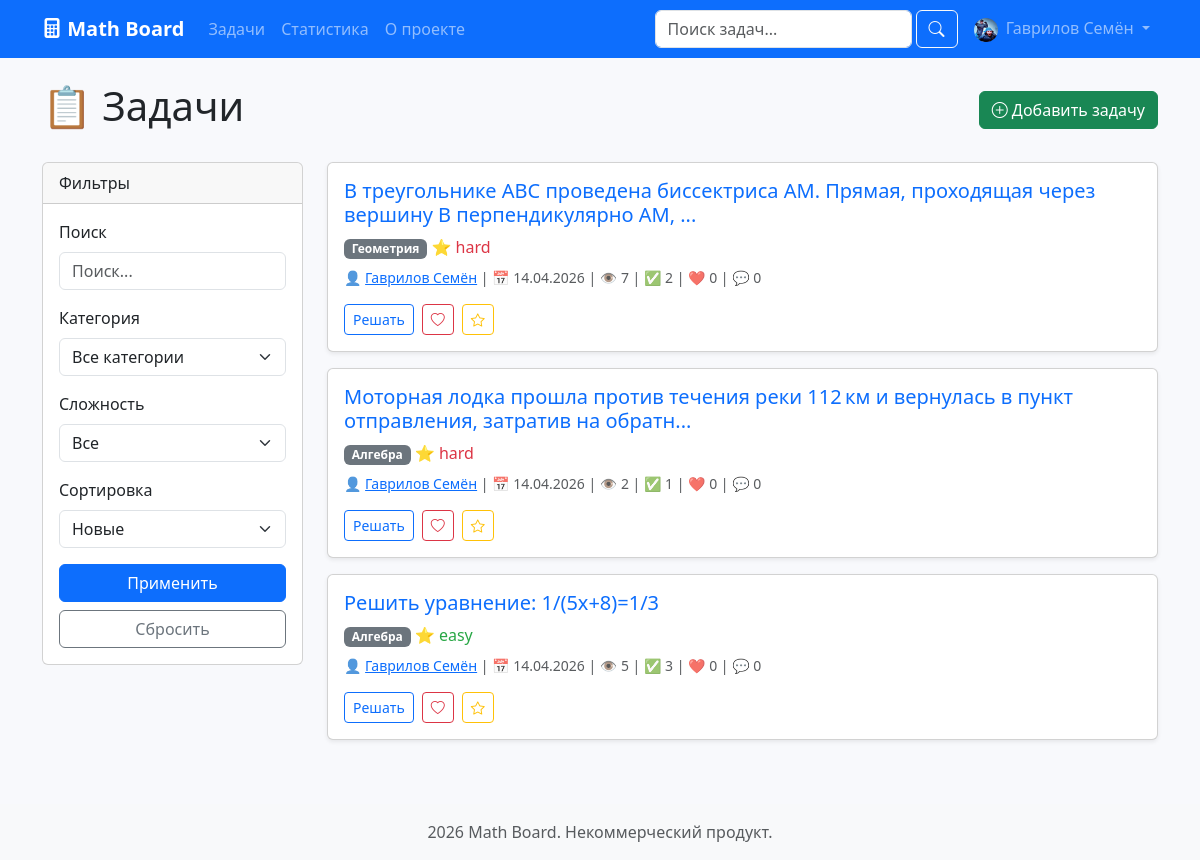
Page /index (signed in) on the committed database.
### app/models.py (models this page shows, shortened)
class User(UserMixin, db.Model):
    __tablename__ = 'users'
    id = db.Column(db.Integer, primary_key=True)
    username = db.Column(db.String(64), unique=True, nullable=False, index=True)
    name = db.Column(db.String(100), nullable=False)
    email = db.Column(db.String(120), unique=True, nullable=True)
    password_hash = db.Column(db.String(256))
    avatar = db.Column(db.String(255), nullable=True, default='default_avatar.png')
    bio = db.Column(db.Text, nullable=True)
    location = db.Column(db.String(100), nullable=True)
    website = db.Column(db.String(255), nullable=True)
    role = db.Column(db.String(20), default=USER_ROLE_USER)
    email_confirmed = db.Column(db.Boolean, default=False)
    is_active = db.Column(db.Boolean, default=True)
    tasks_solved = db.Column(db.Integer, default=0)
    tasks_created = db.Column(db.Integer, default=0)
    total_likes_received = db.Column(db.Integer, default=0)
    reputation = db.Column(db.Integer, default=0)
    created_at = db.Column(db.DateTime, default=datetime.utcnow)
    last_seen = db.Column(db.DateTime, default=datetime.utcnow)
    modified_at = db.Column(db.DateTime, default=datetime.utcnow, onupdate=datetime.utcnow)
    tasks = db.relationship('Task', backref='author', lazy='dynamic',
                           cascade='all, delete-orphan')
    comments = db.relationship('Comment', backref='author', lazy='dynamic',
                              cascade='all, delete-orphan')
    likes = db.relationship('Like', backref='user', lazy='dynamic',
                           cascade='all, delete-orphan')
    favorites = db.relationship('Favorite', backref='user', lazy='dynamic',
                               cascade='all, delete-orphan')
    action_logs = db.relationship('UserActionLog', backref='user', lazy='dynamic',
                                 cascade='all, delete-orphan')
    def get_avatar_url(self):
        if self.avatar and self.avatar != 'default_avatar.png':
            return f'/static/uploads/avatars/{self.avatar}'
        return '/static/uploads/avatars/default_avatar.png'

class Task(db.Model):
    __tablename__ = 'tasks'
    id = db.Column(db.Integer, primary_key=True)
    title = db.Column(db.Text, nullable=False)
    answer = db.Column(db.String(255), nullable=False)
    solution = db.Column(db.Text, nullable=True)
    hint = db.Column(db.Text, nullable=True)
    difficulty = db.Column(db.String(20), default=DIFFICULTY_MEDIUM)
    status = db.Column(db.String(20), default=TASK_STATUS_ACTIVE)
    filename = db.Column(db.String(255), nullable=True)
    views = db.Column(db.Integer, default=0)
    solves_count = db.Column(db.Integer, default=0)
    likes_count = db.Column(db.Integer, default=0)
    comments_count = db.Column(db.Integer, default=0)
    created_at = db.Column(db.DateTime, default=datetime.utcnow)
    updated_at = db.Column(db.DateTime, default=datetime.utcnow, onupdate=datetime.utcnow)
    user_id = db.Column(db.Integer, db.ForeignKey('users.id'), nullable=False)
    category_id = db.Column(db.Integer, db.ForeignKey('categories.id'), nullable=True)
    comments = db.relationship('Comment', backref='task', lazy='dynamic',
                              cascade='all, delete-orphan')
    likes = db.relationship('Like', backref='task', lazy='dynamic',
                           cascade='all, delete-orphan')
    favorites = db.relationship('Favorite', backref='task', lazy='dynamic',
                               cascade='all, delete-orphan')
    def is_liked_by(self, user):
        if not user or not user.is_authenticated:
            return False
        return Like.query.filter_by(user_id=user.id, task_id=self.id).first() is not None
    def is_favorited_by(self, user):
        if not user or not user.is_authenticated:
            return False
        return Favorite.query.filter_by(user_id=user.id, task_id=self.id).first() is not None

class Category(db.Model):
    __tablename__ = 'categories'
    id = db.Column(db.Integer, primary_key=True)
    name = db.Column(db.String(50), unique=True, nullable=False)
    slug = db.Column(db.String(50), unique=True, nullable=False)
    description = db.Column(db.Text, nullable=True)
    color = db.Column(db.String(7), default='#3498db')
    icon = db.Column(db.String(50), nullable=True)
    order = db.Column(db.Integer, default=0)
    tasks = db.relationship('Task', backref='category', lazy='dynamic')

### app/tasks/routes.py (the view)
@bp.route('/')
@bp.route('/index')
def index():
    page = request.args.get('page', 1, type=int)
    form = SearchForm(request.args)
    query = Task.query.filter_by(status=TASK_STATUS_ACTIVE)
    if form.q.data:
        query = query.filter(Task.title.contains(form.q.data))
    if form.category.data:
        query = query.filter_by(category_id=form.category.data)
    if form.difficulty.data:
        query = query.filter_by(difficulty=form.difficulty.data)
    sort = form.sort_by.data or 'created_at_desc'
    if sort == 'created_at_desc':
        query = query.order_by(Task.created_at.desc())
    elif sort == 'created_at_asc':
        query = query.order_by(Task.created_at.asc())
    elif sort == 'likes_desc':
        query = query.order_by(Task.likes_count.desc())
    elif sort == 'solves_desc':
        query = query.order_by(Task.solves_count.desc())
    elif sort == 'views_desc':
        query = query.order_by(Task.views.desc())
    pagination = query.paginate(page=page, per_page=current_app.config['TASKS_PER_PAGE'], error_out=False)
    tasks = pagination.items
    return render_template('index.html', title='Главная', tasks=tasks, pagination=pagination, form=form)

### app/forms.py
class SearchForm(FlaskForm):
    q = StringField('Поиск', validators=[Optional()])
    category = SelectField('Категория', coerce=lambda x: int(x) if x else None, validators=[Optional()])
    difficulty = SelectField('Сложность', choices=[('', 'Все')] + [(d[0], d[1]) for d in DIFFICULTIES])
    status = SelectField('Статус', choices=[('', 'Все')] + [(s[0], s[1]) for s in TASK_STATUSES])
    sort_by = SelectField('Сортировка', choices=[
        ('created_at_desc', 'Новые'),
        ('created_at_asc', 'Старые'),
        ('likes_desc', 'По лайкам'),
        ('solves_desc', 'По решениям'),
        ('views_desc', 'По просмотрам')
    ])
    submit = SubmitField('Применить')
    def __init__(self, *args, **kwargs):
        super().__init__(*args, **kwargs)
        self.category.choices = [('', 'Все категории')] + [(c.id, c.name) for c in Category.query.all()]

### app/templates/index.html (shortened to what this page needs)
{% extends "base.html" %}
{% block content %}
<div class="d-flex justify-content-between align-items-center mb-4">
    <h1>📋 Задачи</h1>
    <a href="{{ url_for('tasks.create_task') }}" class="btn btn-success"><i class="bi bi-plus-circle"></i> Добавить задачу</a>
</div>
<div class="row">
    <div class="col-md-3">
        <div class="card mb-4">
            <div class="card-header">Фильтры</div>
            <div class="card-body">
                <form method="get">
                    <div class="mb-3">
                        <label class="form-label">Поиск</label>
                        {{ form.q(class="form-control", placeholder="Поиск...") }}
                    </div>
                    <div class="mb-3">
                        <label class="form-label">Категория</label>
                        {{ form.category(class="form-select") }}
                    </div>
                    <div class="mb-3">
                        <label class="form-label">Сложность</label>
                        {{ form.difficulty(class="form-select") }}
                    </div>
                    <div class="mb-3">
                        <label class="form-label">Сортировка</label>
                        {{ form.sort_by(class="form-select") }}
                    </div>
                    <button type="submit" class="btn btn-primary w-100">Применить</button>
                    <a href="{{ url_for('tasks.index') }}" class="btn btn-outline-secondary w-100 mt-2">Сбросить</a>
                </form>
            </div>
        </div>
    </div>
    <div class="col-md-9">
        {% if tasks %}
            {% for task in tasks %}
                {% include 'macros/task_card.html' %}
            {% endfor %}
        {% else %}
            <div class="alert alert-info">Задач не найдено</div>
        {% endif %}
    </div>
</div>
{% endblock %}

### app/templates/base.html (shortened to what this page needs)
<!DOCTYPE html>
<html lang="ru">
<head>
    <link href="https://cdn.jsdelivr.net/npm/bootstrap@5.3.0/dist/css/bootstrap.min.css" rel="stylesheet">
    <link rel="stylesheet" href="https://cdn.jsdelivr.net/npm/bootstrap-icons@1.11.0/font/bootstrap-icons.css">
    <link rel="stylesheet" href="{{ url_for('static', filename='css/style.css') }}">
</head>
<body>
    <nav class="navbar navbar-expand-lg navbar-dark bg-primary">
        <div class="container">
            <a class="navbar-brand fw-bold" href="{{ url_for('tasks.index') }}">
                <i class="bi bi-calculator-fill"></i> Math Board
            </a>
            <div class="collapse navbar-collapse" id="navbarMain">
                <ul class="navbar-nav me-auto">
                    <li class="nav-item"><a class="nav-link" href="{{ url_for('tasks.index') }}">Задачи</a></li>
                    <li class="nav-item"><a class="nav-link" href="{{ url_for('profile.statistics') }}">Статистика</a></li>
                    <li class="nav-item"><a class="nav-link" href="{{ url_for('profile.about') }}">О проекте</a></li>
                </ul>
                <form class="d-flex me-2" action="{{ url_for('tasks.index') }}" method="get">
                    <input class="form-control me-1" type="search" name="q" placeholder="Поиск задач..." value="{{ request.args.get('q','') }}">
                    <button class="btn btn-outline-light" type="submit"><i class="bi bi-search"></i></button>
                </form>
                <ul class="navbar-nav">
                    {% if current_user.is_authenticated %}
                        <li class="nav-item dropdown">
                            <a class="nav-link dropdown-toggle" href="#" role="button" data-bs-toggle="dropdown">
                                <img src="{{ current_user.get_avatar_url() }}" alt="avatar" width="24" height="24" class="rounded-circle me-1">
                                {{ current_user.name }}
                            </a>
                        </li>
                    {% else %}
                        <li class="nav-item"><a class="nav-link" href="{{ url_for('auth.login') }}">Войти</a></li>
                        <li class="nav-item"><a class="nav-link" href="{{ url_for('auth.register') }}">Регистрация</a></li>
                    {% endif %}
                </ul>
            </div>
        </div>
    </nav>
    <main class="container mt-4">
        {% block content %}{% endblock %}
    </main>
    <footer class="mt-5 py-3 bg-light text-center">
        <div class="container">
            <span class="text-muted">2026 Math Board. Некоммерческий продукт.</span>
        </div>
    </footer>
</body>
</html>

### app/templates/macros/task_card.html
<div class="card task-card mb-3 shadow-sm">
    <div class="card-body">
        <h5 class="card-title">
            <a href="{{ url_for('tasks.task_detail', task_id=task.id) }}" class="text-decoration-none">{{ task.title[:100] }}{% if task.title|length > 100 %}...{% endif %}</a>
        </h5>
        <div class="mb-2">
            <span class="badge bg-secondary">{{ task.category.name if task.category else 'Без категории' }}</span>
            <span class="difficulty-{{ task.difficulty }}">⭐ {{ task.difficulty }}</span>
        </div>
        <p class="text-muted small">
            👤 <a href="{{ url_for('profile.view_profile', username=task.author.username) }}">{{ task.author.name }}</a> |
            📅 {{ task.created_at.strftime('%d.%m.%Y') }} |
            👁️ {{ task.views }} |
            ✅ {{ task.solves_count }} |
            ❤️ <span class="like-count">{{ task.likes_count }}</span> |
            💬 {{ task.comments_count }}
        </p>
        <div class="d-flex gap-2">
            <a href="{{ url_for('tasks.task_detail', task_id=task.id) }}" class="btn btn-sm btn-outline-primary">Решать</a>
            {% if current_user.is_authenticated %}
                <button class="btn btn-sm btn-outline-danger like-btn {% if task.is_liked_by(current_user) %}active{% endif %}" data-task-id="{{ task.id }}">
                    <i class="bi bi-heart{% if task.is_liked_by(current_user) %}-fill{% endif %}"></i>
                </button>
                <button class="btn btn-sm btn-outline-warning favorite-btn {% if task.is_favorited_by(current_user) %}active{% endif %}" data-task-id="{{ task.id }}">
                    <i class="bi bi-star{% if task.is_favorited_by(current_user) %}-fill{% endif %}"></i>
                </button>
            {% endif %}
        </div>
    </div>
</div>

### app/static/css/style.css (style rules this page uses)
body { background-color: #f8f9fc; font-family: 'Segoe UI', sans-serif; }
.task-card { transition: transform 0.2s, box-shadow 0.2s; }
.difficulty-easy { color: #28a745; }
.difficulty-hard { color: #dc3545; }

### rows in the picture
User: get_avatar_url (picture), name "Гаврилов Семён"
Task: title "В треугольнике АВС проведена биссектриса АМ. Прямая, проходящая через вершину В перпендикулярно АМ,", category "Геометрия", difficulty "hard", author.name "Гаврилов Семён", created_at "14.04.2026", views "7", solves_count "2", likes_count "0", comments_count "0"
Task: title "Моторная лодка прошла против течения реки 112 км и вернулась в пункт отправления, затратив на обратн", category "Алгебра", difficulty "hard", author.name "Гаврилов Семён", created_at "14.04.2026", views "2", solves_count "1", likes_count "0", comments_count "0"
Task: title "Решить уравнение: 1/(5x+8)=1/3", category "Алгебра", difficulty "easy", author.name "Гаврилов Семён", created_at "14.04.2026", views "5", solves_count "3", likes_count "0", comments_count "0"
